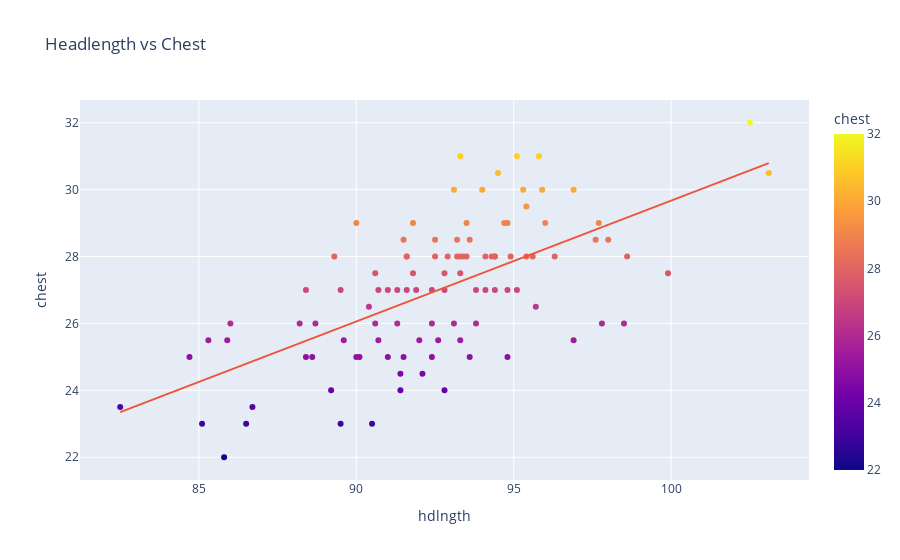

The notebook cell this image was saved under:
### Code cell
fig = px.scatter(data, x="hdlngth", y="chest", color="chest", trendline="ols", title="Headlength vs Chest")
fig.show()
